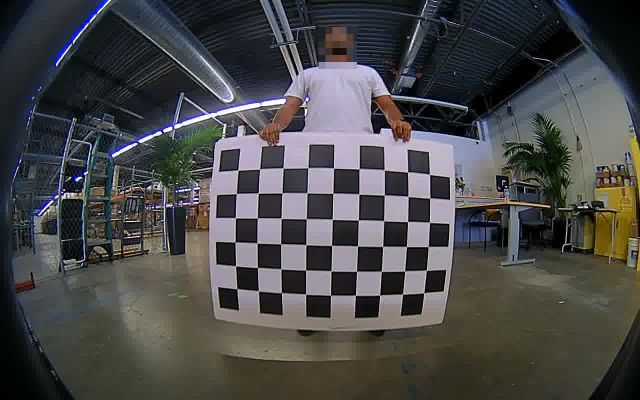
#> input picture calibration_images/image-001.jpg, 1280 x 800 px (shown at 1/2 size); its folder holds only this picture in this run
$ python fisheye_calibration_test12.py
#> lines starting #> are read from the running program, lines starting #| are printed output that depends on the picture
import numpy as np
import cv2
import glob

import numpy as np
import cv2
import glob

# Step 0 (Setting)
# input the images
image_path = 'calibration_images/*.jpg'

# Define the chess board rows and columns
CHECKERBOARD = (6, 9)
subpix_criteria = (cv2.TERM_CRITERIA_EPS + cv2.TERM_CRITERIA_MAX_ITER, 30, 0.1)
calibration_flags = cv2.fisheye.CALIB_RECOMPUTE_EXTRINSIC + cv2.fisheye.CALIB_CHECK_COND + cv2.fisheye.CALIB_FIX_SKEW
objp = np.zeros((1, CHECKERBOARD[0]*CHECKERBOARD[1], 3), np.float32)
objp[0,:,:2] = np.mgrid[0:CHECKERBOARD[0], 0:CHECKERBOARD[1]].T.reshape(-1, 2)

objpoints = [] # 3d point in real world space
imgpoints = [] # 2d points in image plane

# Step 1
# Getting the images including checker points, information about checker points from original images
for i,path in enumerate(glob.glob(image_path)):
    # Load the image and convert it to gray scale
    img = cv2.imread(path)
#> img is the input picture: shape (800, 1280, 3); mean B, G, R 73.3, 73, 73.1
    gray = cv2.cvtColor(img, cv2.COLOR_BGR2GRAY)
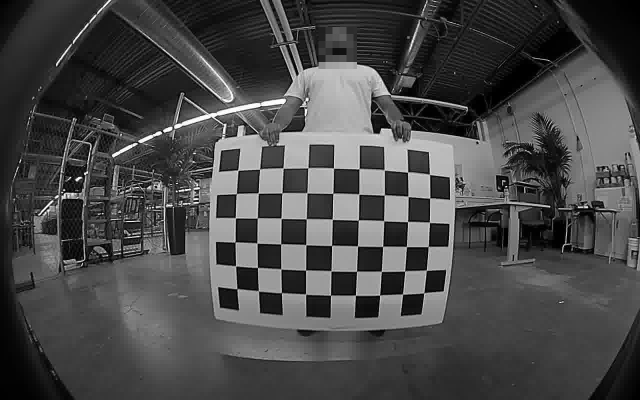
#> gray: shape (800, 1280) (shown at 1/2 size); min 0, max 255, mean 73.1

    # Find the chess board corners
    ret, corners = cv2.findChessboardCorners(gray, CHECKERBOARD, cv2.CALIB_CB_ADAPTIVE_THRESH+cv2.CALIB_CB_NORMALIZE_IMAGE)
#> ret = True; corners = 54 rows, first 8: [474.2, 577.6], [471.4, 532.3], [470.7, 484.3], [471.1, 436], [473.4, 387.2], [475.8, 341], [516.9, 582.3], [515.4, 535.5]
    # Make sure the chess board pattern was found in the image
    if ret:
        objpoints.append(objp)
        better_corners = cv2.cornerSubPix(gray,corners,(3,3),(-1,-1),subpix_criteria)
#> better_corners = 54 rows, first 8: [474.3, 577.7], [471.4, 532.3], [470.5, 484.5], [471.3, 436.1], [473.3, 387.5], [475.9, 341], [517.1, 582.1], [515.4, 535.4]
        imgpoints.append(better_corners)
        #cv2.drawChessboardCorners(img, (rows, cols), corners, ret)
    print(f"{i+1} : {str(path)}")
    # count of images
    N_imm = i+1

# Step 2
# Function >> (checker points information of images, checker points) -> parameters
# Input >> image information : objpoints, imgpoints, image size
# Output >> parameters : rms, K, D, rvecs, tvecs
rms, K, D, rvecs, tvecs = cv2.fisheye.calibrate(objpoints, imgpoints, gray.shape[::-1], None, None, None, None,
    calibration_flags,(cv2.TERM_CRITERIA_EPS+cv2.TERM_CRITERIA_MAX_ITER, 30, 1e-6))
#> rms = 10.3; K = [[40015.7, 0, 1248.1], [0, 39232, 370], [0, 0, 1]]; D = [2215.7, -37380.9, 323816.4, -1098435.3]; rvecs = ([-0.533, 0.733, -1.45],); tvecs = ([-14.21, 4.13, 1037],)

# Step 3
# Undistort images and display
vstack_images = []
for i, fname in enumerate(glob.glob(image_path)):
    img = cv2.imread(fname)
    h, w = img.shape[:2]
#> h = 800; w = 1280

    # 새로운 카메라 매트릭스를 계산하여 왜곡 보정
    new_camera_matrix, roi = cv2.getOptimalNewCameraMatrix(
        K, D, (w, h), 1, (w, h)
    )
#> new_camera_matrix = [[40015.7, 0, 1248.1], [0, 39232, 370], [0, 0, 1]]; roi = (0, 0, 1279, 799)

    # 왜곡 보정
    undistorted_img = cv2.fisheye.undistortImage(
        img, K, D, None, new_camera_matrix
    )
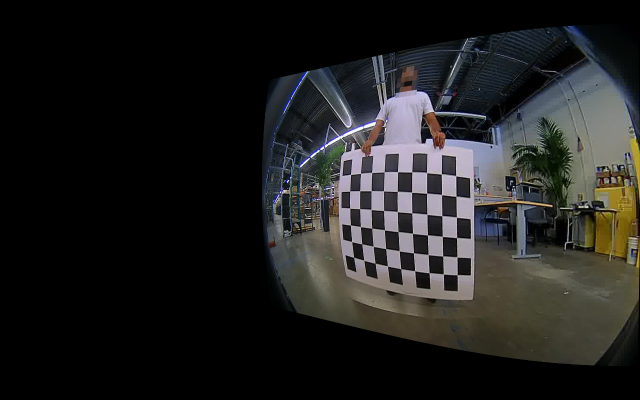
#> undistorted_img: shape (800, 1280, 3) (shown at 1/2 size); mean B, G, R 32, 32.8, 33.1

    # ROI(Region of Interest)에 맞게 이미지 잘라내기
    '''
    x, y, w, h = roi
    undistorted_image = undistorted_image[y : y + h, x : x + w]
    '''
    print(f"{i+1} : {roi}")
#| 1 : (0, 0, 1279, 799)

    img_half1 = cv2.pyrDown(img)
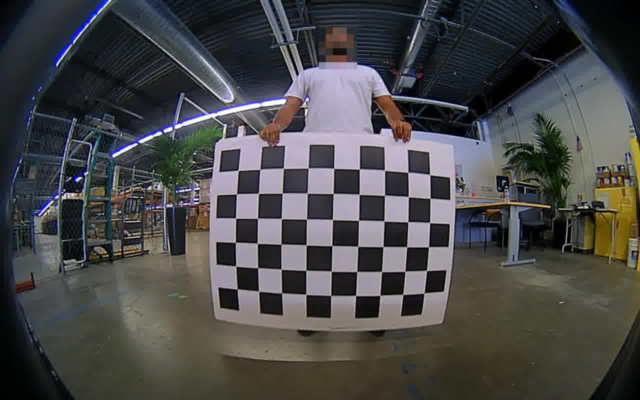
#> img_half1: shape (400, 640, 3); mean B, G, R 73.3, 73, 73.1
    undistorted_img_half1 = cv2.pyrDown(undistorted_img)
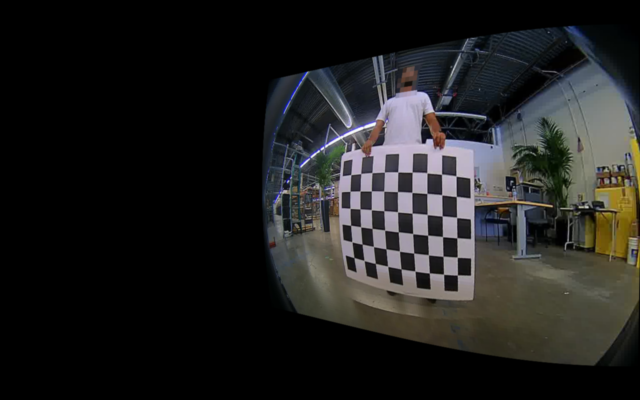
#> undistorted_img_half1: shape (400, 640, 3); mean B, G, R 32, 32.8, 33.1

    img_half2 = cv2.pyrDown(img_half1)
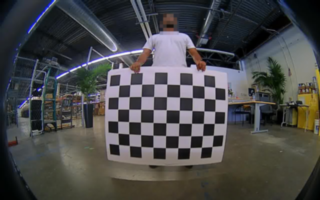
#> img_half2: shape (200, 320, 3); mean B, G, R 73.3, 72.9, 73
    undistorted_img_half2 = cv2.pyrDown(undistorted_img_half1)
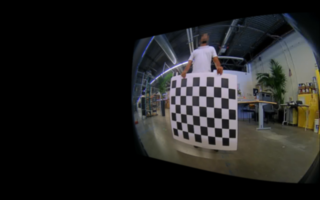
#> undistorted_img_half2: shape (200, 320, 3); mean B, G, R 32, 32.8, 33

    print(img_half2.shape[:2], undistorted_img_half2.shape[:2])
#| (200, 320) (200, 320)
    result_vertical = np.vstack([img_half2, undistorted_img_half2])
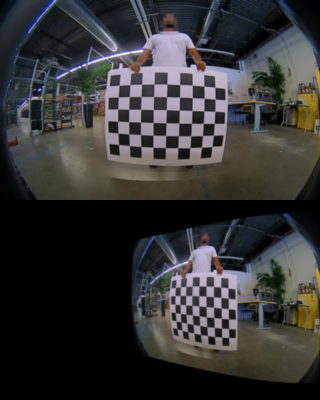
#> result_vertical: shape (400, 320, 3); mean B, G, R 52.7, 52.9, 53
    vstack_images.append(result_vertical)

final_result = np.hstack([image for image in vstack_images])
cv2.imshow('final result', final_result)
cv2.waitKey(0)


cv2.destroyAllWindows()

$ run again, on calibration_images/image-002.jpg
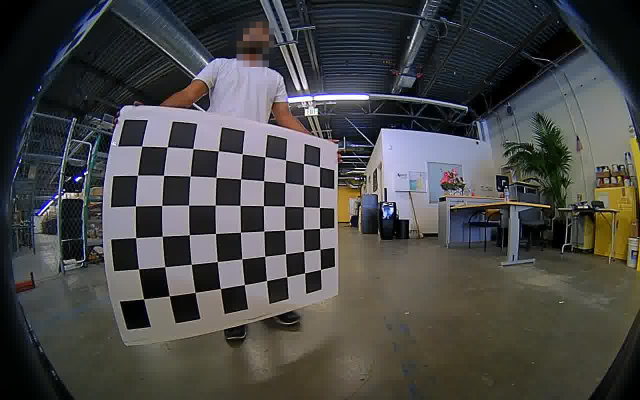
#> input picture calibration_images/image-002.jpg, 1280 x 800 px (shown at 1/2 size)
#> img is the input picture: shape (800, 1280, 3); mean B, G, R 71.5, 72.1, 72.2
#> `gray = cv2.cvtColor(img, cv2.COLOR_BGR2GRAY)`:
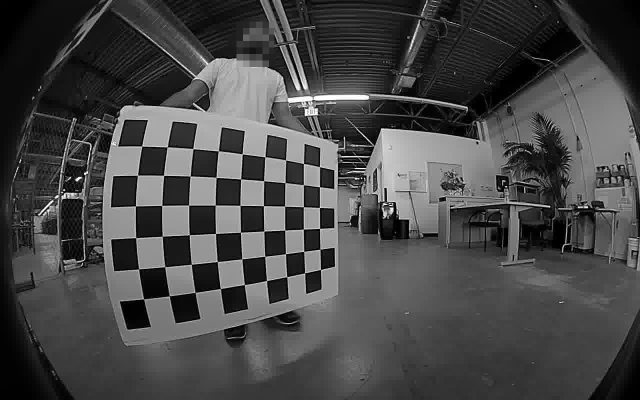
#> gray: shape (800, 1280) (shown at 1/2 size); min 0, max 255, mean 72.1
#> ret = True; corners = 54 rows, first 8: [287.5, 598.4], [277.6, 538.5], [271.9, 475.8], [271.5, 412.4], [275.6, 350.8], [283.6, 292.5], [338.6, 591.8], [330.1, 534.1]
#> better_corners = 54 rows, first 8: [287.7, 598.4], [277.7, 538.4], [272, 475.8], [271.5, 412.4], [275.5, 350.8], [283.7, 292.5], [338.7, 591.9], [330.1, 534]
#> rms = 13.11; K = [[-184596.3, 0, 739.6], [0, 1391157.8, 1124.1], [0, 0, 1]]; D = [9659.7, 2364.8, -4573.5, 512.5]; rvecs = ([2.51, -2.45, -2.12],); tvecs = ([9.94, -1.6, 4276.4],)
#> new_camera_matrix = [[6666.8, 0, 1459.6], [0, 6922.5, -7155.9], [0, 0, 1]]; roi = (0, 0, 0, 0)
#| 1 : (0, 0, 0, 0)
#| (200, 320) (200, 320)
#> `result_vertical = np.vstack([img_half2, undistorted_img_half2])`:
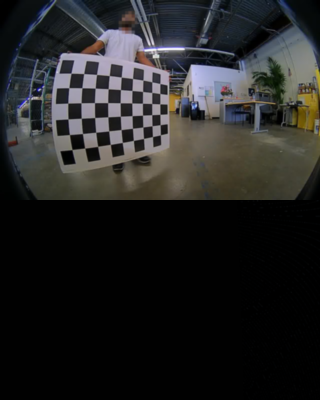
#> result_vertical: shape (400, 320, 3); mean B, G, R 36.2, 36.5, 36.5

$ run again, on calibration_images/image-003.jpg
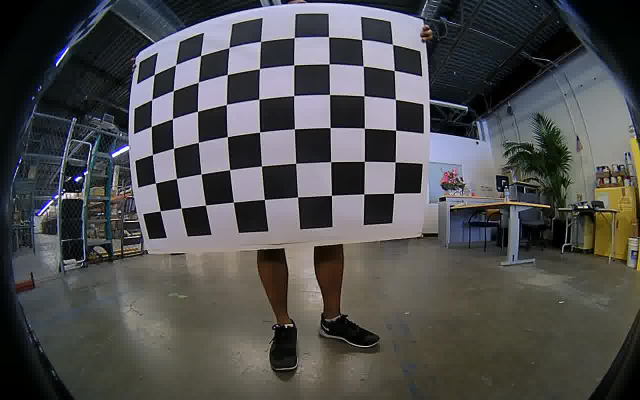
#> input picture calibration_images/image-003.jpg, 1280 x 800 px (shown at 1/2 size)
#> img is the input picture: shape (800, 1280, 3); mean B, G, R 78.6, 78.1, 78.3
#> ret = True; corners = 54 rows, first 8: [321.1, 422.1], [311.4, 366.3], [305.3, 309.7], [303.2, 253.4], [304.2, 200], [309.4, 149.5], [362.7, 416.6], [353.3, 357.3]
#> better_corners = 54 rows, first 8: [321, 422.1], [311.4, 366.4], [305.3, 309.7], [303.2, 253.4], [304.2, 199.9], [309.3, 149.6], [362.6, 416.6], [353.3, 357.4]
#> rms = 17.15; K = [[-47456.9, 0, 1367], [0, -36162.7, 653.5], [0, 0, 1]]; D = [124.4, -7150.2, 242151.5, -4931107.3]; rvecs = ([-0.412, -0.731, 1.43],); tvecs = ([13.39, 3.72, 624.8],)
#> new_camera_matrix = [[47456.9, 0, -88.02], [0, 36162.7, 145.5], [0, 0, 1]]; roi = (0, 0, 0, 0)
#| 1 : (0, 0, 0, 0)
#> `undistorted_img_half2 = cv2.pyrDown(undistorted_img_half1)`:
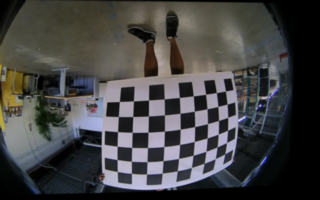
#> undistorted_img_half2: shape (200, 320, 3); mean B, G, R 67.8, 67.8, 68.2
#| (200, 320) (200, 320)
#> `result_vertical = np.vstack([img_half2, undistorted_img_half2])`:
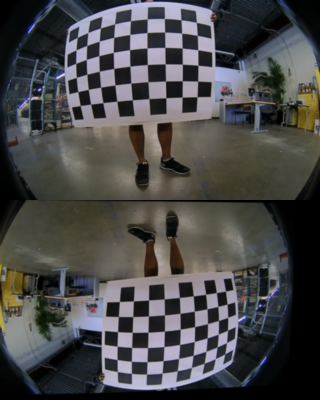
#> result_vertical: shape (400, 320, 3); mean B, G, R 73.2, 72.9, 73.2

$ run again, on calibration_images/image-004.jpg
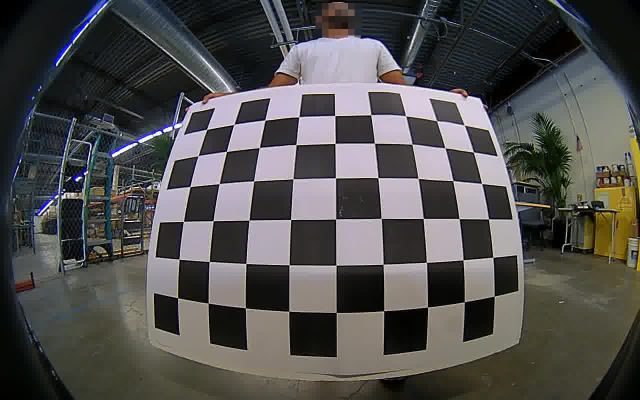
#> input picture calibration_images/image-004.jpg, 1280 x 800 px (shown at 1/2 size)
#> img is the input picture: shape (800, 1280, 3); mean B, G, R 78.6, 79.8, 80.9
#> ret = True; corners = 54 rows, first 8: [355.7, 595.7], [358.6, 519.2], [367.5, 443.3], [380.2, 373.6], [396.6, 311.8], [414, 259], [416.9, 606.5], [419.1, 523.7]
#> better_corners = 54 rows, first 8: [355.7, 595.7], [358.6, 519], [367.4, 443.3], [380.2, 373.6], [396.4, 312.2], [413.9, 259], [417.1, 606.5], [419.1, 523.6]
#> rms = 0.901; K = [[507.7, 0, 655.3], [0, 512.2, 452.7], [0, 0, 1]]; D = [-0.163, 0.366, -0.732, 0.457]; rvecs = ([-0.262, -0.179, -1.56],); tvecs = ([-3.82, 1.81, 5.17],)
#> new_camera_matrix = [[475.1, 0, 1207.7], [0, 357, -96.99], [0, 0, 1]]; roi = (0, 0, 0, 0)
#| 1 : (0, 0, 0, 0)
#| (200, 320) (200, 320)
#> `result_vertical = np.vstack([img_half2, undistorted_img_half2])`:
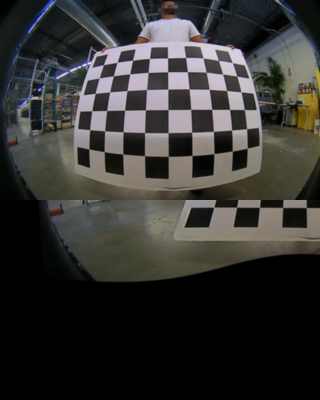
#> result_vertical: shape (400, 320, 3); mean B, G, R 50, 52, 52.8
